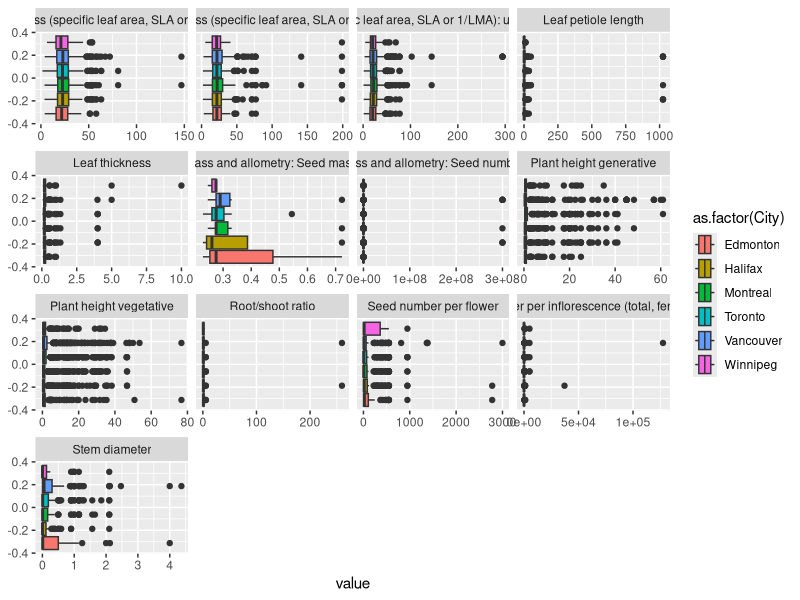
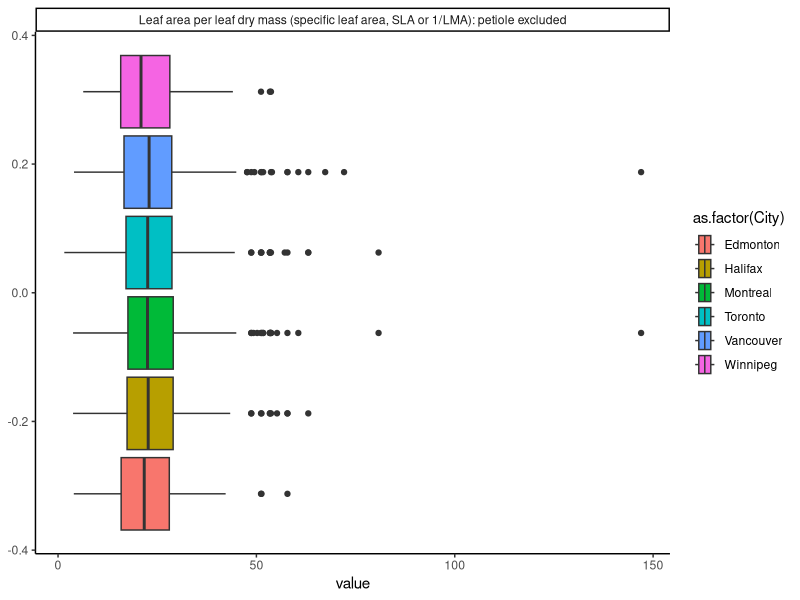

Here is the R script that generated these plots, in order:
library(dplyr)
library(ggplot2)
library(ggbeeswarm)

species_traits <- read.csv("data/species_and_their_traits.csv", header = TRUE, stringsAsFactors = FALSE)

unique(species_traits$TraitName)

species_traits %>%
    group_by(TraitName) %>%
    summarize(n())

SLA <- species_traits %>%
    filter(TraitName=="Leaf area per leaf dry mass (specific leaf area, SLA or 1/LMA): petiole excluded")

unique(SLA)

# boxplots of species traits by city
ggplot(species_traits, aes(x=value, fill=as.factor(City))) +
    facet_wrap(. ~ TraitName, scales="free_x") +
    geom_boxplot()


meansd <- species_traits %>%
    group_by(City, quadrat, TraitName) %>%
    summarise(sd = sd(value))

### boxplots of SLA

SLA_boxplot <- ggplot(SLA, aes(x=value, fill=as.factor(City))) +
    facet_wrap(. ~ TraitName, scales="free_x") +
    geom_boxplot() +
    theme_classic()

SLA_boxplot
